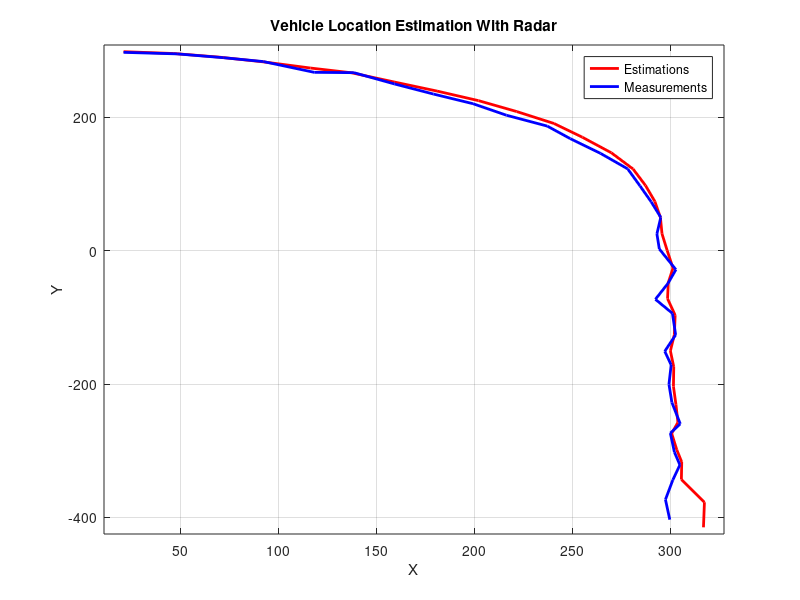

Here is the MATLAB script that generated this plot:
clear;clc;

%Author: Uğur ÜN
%Date  : 15 Oct 2024

z = [502.55 477.34 457.21 442.94 427.27 406.05 400.73 377.32 360.27 345.93 333.34 328.07 315.48 301.41 302.87 304.25 294.46 ...
     294.29 299.38 299.37 300.68 304.1 301.96 300.3 301.9 296.7 297.07 295.29 296.31 300.62 292.3 298.11 298.07 298.92 298.04
     -0.9316 -0.8977 -0.8512 -0.8114 -0.7853 -0.7392 -0.7052 -0.6478 -0.59 -0.5183 -0.4698 -0.3952 -0.3026 -0.2445 -0.1626 -0.0937 0.0085 ...
     0.0856 0.1675 0.2467 0.329 0.4149 0.504 0.5934 0.667 0.7537 0.8354 0.9195 1.0039 1.0923 1.1546 1.2564 1.3274 1.409 1.5011
     ];
z_p = [z(1,:) .* cos(z(2,:)); z(1,:) .* sin(z(2,:))]; %z on cartesian plane (x, y)

n = length(z);
t = 1:n;

dt = 1;
acc_std = 0.2;     %m/s^2
range_std = 5;     %m
angle_est = 0.0087; %rad

est = zeros(6,n);


f = [1, dt, 0.5*dt^2, 0, 0 , 0
     0, 1 , dt      , 0, 0 , 0
     0, 0 , 1       , 0, 0 , 0
     0, 0 , 0       , 1, dt, 0.5*dt^2
     0, 0 , 0       , 0, 1 , dt
     0, 0 , 0       , 0, 0 , 1        ];

q = [dt^4/4, dt^3/2, dt^2/2, 0     , 0     , 0
     dt^3/2, dt^2  , dt    , 0     , 0     , 0
     dt^2  , dt    , 1     , 0     , 0     , 0
     0     , 0     , 0     , dt^4/4, dt^3/2, dt^2/2
     0     , 0     , 0     , dt^3/2, dt^2  , dt
     0     , 0     , 0     , dt^2  , dt    , 1      ] * acc_std^2;

r = [range_std^2, 0
     0          , angle_est^2];

I = eye(6);

h = @(x,y)[sqrt(x^2 + y^2); atan(y/x)];
h_d = @(x, y)[x/sqrt(x^2 + y^2) , 0, 0, y/sqrt(x^2 + y^2), 0, 0
              -y/(x^2 + y^2)    , 0, 0, x/(x^2 + y^2)    , 0, 0 ];


%initialization

x_n = [400; 0; 0; -300; 0; 0];
p_n = eye(6) * 500;

%initial prediction

x_n = f * x_n;
p_n = f * p_n * f' + q;

for i = 1:n

   %update
   k = p_n * h_d(x_n(1), x_n(4))' * inv( h_d(x_n(1), x_n(4)) * p_n * h_d(x_n(1), x_n(4))' + r);
   est(:,i) = x_n + k * (z(:,i) - h(x_n(1), x_n(4)));
   p_n = (I - k * h_d(x_n(1), x_n(4))) * p_n * (I - k * h_d(x_n(1), x_n(4)))' + k * r * k';

   %prediction
   x_n = f * est(:,i);
   p_n = f * p_n * f' + q;

end


%plot
figure(1)
plot(est(1,:), est(4,:), '-r', 'Linewidth', 2);hold on;
plot(z_p(1,:), z_p(2,:), '-b', 'Linewidth', 2)
title('Vehicle Location Estimation With Radar')
legend('Estimations', 'Measurements')
xlabel('X')
ylabel('Y')
xlim([min(est(1,:))-10 max(est(1,:)) + 10])
ylim([min(est(4,:))-10 max(est(4,:)) + 10])
grid on


